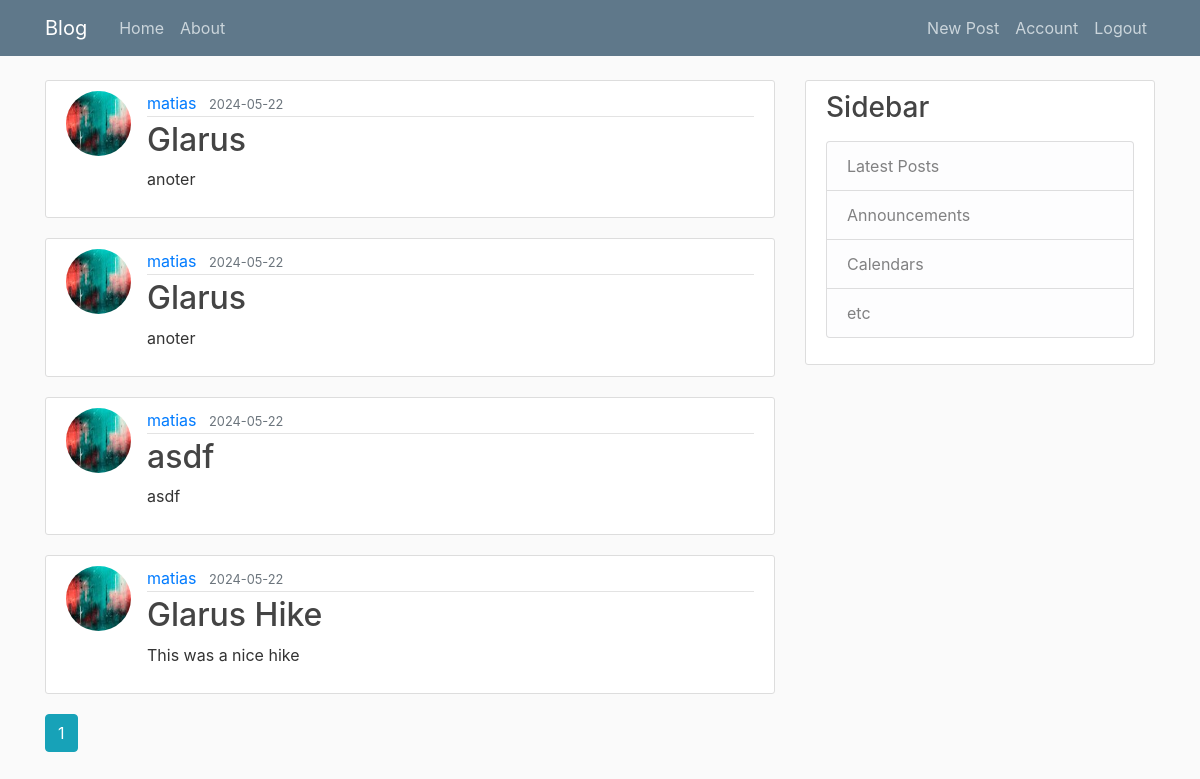
Screenshot of /home (signed in) with the database file from the repository.
### flaskblog/models.py (models this page shows, shortened)
class Post(db.Model):
    id = db.Column(db.Integer, primary_key=True)
    title = db.Column(db.String(100), nullable=False)
    date_posted = db.Column(db.DateTime, nullable=False, default=datetime.utcnow)
    content = db.Column(db.Text, nullable=False)
    user_id = db.Column(db.Integer, db.ForeignKey('user.id'), nullable=False)
    gpx_file = db.Column(db.String(20), nullable=True)

class User(db.Model, UserMixin):
    id = db.Column(db.Integer, primary_key=True)
    username = db.Column(db.String(20), unique=True, nullable=False)
    email = db.Column(db.String(120), unique=True, nullable=False)
    image_file = db.Column(db.String(20), nullable=False, default='default.jpg')
    password = db.Column(db.String(60), nullable=False)
    posts = db.relationship('Post', backref='author', lazy=True)

### flaskblog/main/routes.py (the view)
@main.route("/")
@main.route("/home")
def home():
    page = request.args.get('page',1, type=int)
    posts = Post.query.order_by(Post.date_posted.desc())\
                      .paginate(page=page, per_page=5)
    return render_template('home.html', posts=posts)

### flaskblog/models.py (called while the page is built)
@login_manager.user_loader
def load_user(user_id):
    return User.query.get(int(user_id))

### flaskblog/templates/home.html
{% extends 'layout.html' %}
{% block content %}
{% for post in posts.items %}
<article class="media content-section">
    <img class="rounded-circle article-img" src="{{ url_for('static', filename='profile_pics/' + post.author.image_file) }}">
    <div class="media-body">
        <div class="article-metadata">
            <a class="mr-2" href="{{ url_for('users.user_posts', username=post.author.username) }}">{{ post.author.username }}</a>
            <small class="text-muted">{{ post.date_posted.strftime('%Y-%m-%d') }}</small>
        </div>
        <h2><a class="article-title" href="{{ url_for('posts.post', post_id=post.id) }}">{{ post.title }}</a></h2>
        <p class="article-content">{{ post.content }}</p>
    </div>
</article>
{% endfor %}
{% for page_num in posts.iter_pages(left_edge=1, right_edge=1, left_current=1, right_current=2) %}
    {% if page_num %}
        {% if posts.page == page_num %}
        <a class="btn btn-info mb-4" href="{{ url_for('main.home', page=page_num) }}">{{ page_num }}</a>
        {% else %}
        <a class="btn btn-outline-info mb-4" href="{{ url_for('main.home', page=page_num) }}">{{ page_num }}</a>
        {% endif %}
    {% else %}
        ...
    {% endif%}
{% endfor%}
{% endblock content %}

### flaskblog/static/main.css (style rules this page uses)
body { background: #fafafa; color: #333333; margin-top: 5rem; }
h1, h2, h3, h4, h5, h6 { color: #444444; }
.content-section { background: #ffffff; padding: 10px 20px; border: 1px solid #dddddd; border-radius: 3px; margin-bottom: 20px; }
.article-title { color: #444444; }
.article-content { white-space: pre-line; }
.article-img { height: 65px; width: 65px; margin-right: 16px; }
.article-metadata { padding-bottom: 1px; margin-bottom: 4px; border-bottom: 1px solid #e3e3e3 }

### rows the page displays
Post: image_file (picture), author.username "matias", date_posted "2024-05-22", title "Glarus", content "anoter"
Post: image_file (picture), author.username "matias", date_posted "2024-05-22", title "Glarus", content "anoter"
Post: image_file (picture), author.username "matias", date_posted "2024-05-22", title "asdf", content "asdf"
Post: image_file (picture), author.username "matias", date_posted "2024-05-22", title "Glarus Hike", content "This was a nice hike"

### other values shown
{{ page_num }} "1"
